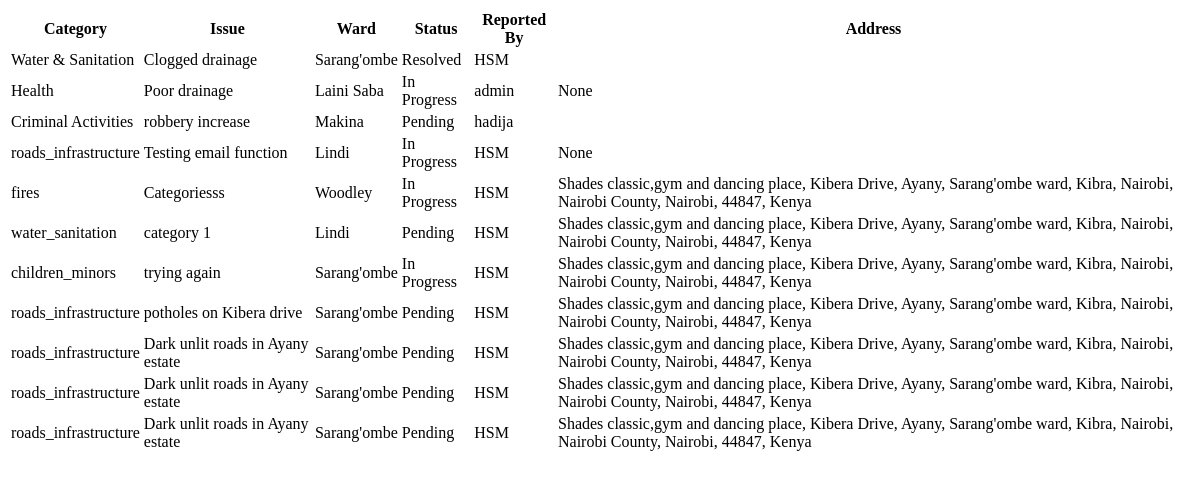
The page /list_issues/ on the database as committed earlier.
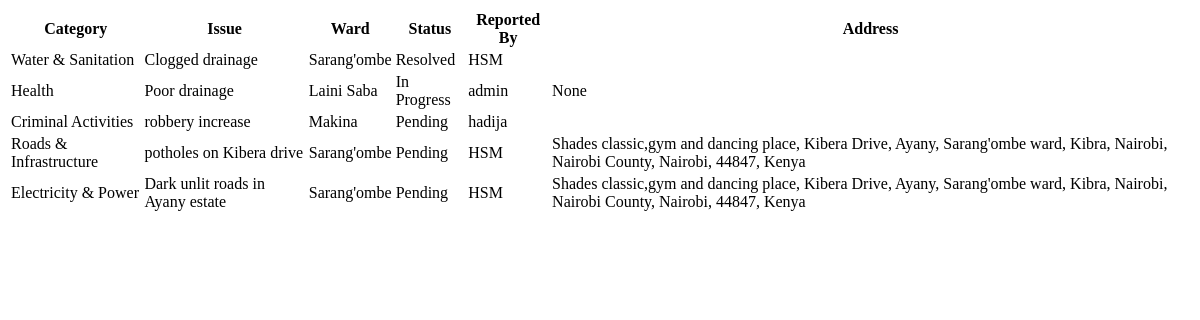
The same page on the database as committed later.
### main/models.py (models this page shows, shortened)
class Issue(DirtyFieldsMixin, models.Model):
    PENDING = 'Pending'
    IN_PROGRESS = 'In Progress'
    RESOLVED = 'Resolved'
    STATUS_CHOICES = [
        (PENDING, 'Pending'),
        (IN_PROGRESS, 'In Progress'),
        (RESOLVED, 'Resolved'),
    ]
    HEALTH = 'Health'
    WATER_SANITATION = 'Water & Sanitation'
    FIRES = 'Fires'
    CHILDREN_MINORS = 'Children & Minors'
    ELECTRICITY_POWER = 'Electricity & Power'
    CRIMINAL_ACTIVITIES = 'Criminal Activities'
    ROADS_INFRASTRUCTURE = 'Roads & Infrastructure'
    CATEGORY_CHOICES = [
        (HEALTH, 'Health'),
        (WATER_SANITATION, 'Water & Sanitation'),
        (FIRES, 'Fires'),
        (CHILDREN_MINORS, 'Children & Minors'),
        (ELECTRICITY_POWER, 'Electricity & Power'),
        (CRIMINAL_ACTIVITIES, 'Criminal Activities'),
        (ROADS_INFRASTRUCTURE, 'Roads & Infrastructure'),
    ]
    issue = models.TextField()  # Description of the issue
    image = models.ImageField(upload_to='issue_images/', blank=True, null=True)  # Image associated with the issue
    ward = models.CharField(max_length=100)  # Ward where the issue is located
    status = models.CharField(max_length=20, choices=STATUS_CHOICES, default=PENDING)  # Status of the issue
    reported_by = models.ForeignKey(User, on_delete=models.CASCADE, null=True, blank=True)  # User who reported the issue
    created_at = models.DateTimeField(auto_now_add=True)  # Timestamp of when the issue was created
    address = models.TextField(blank=True, null=True)  # Address of the issue location
    category = models.CharField(max_length=50, choices=CATEGORY_CHOICES)  # Category of the issue
    progress_report = models.TextField(blank=True, null=True)

### main/views.py (the view)
# urls.py: path('list_issues/', views.list_issues, name='list_issues'),
def list_issues(request):
    issues = Issue.objects.all()
    category_filter = request.GET.get('category')
    if category_filter:
        issues = issues.filter(category=category_filter)
    return render(request, 'list_issues.html', {'issues': issues})

### main/templates/list_issues.html (shortened to what this page needs)
<table>
    <thead>
        <tr>
            <th>Category</th>
            <th>Issue</th>
            <th>Ward</th>
            <th>Status</th>
            <th>Reported By</th>
            <th>Address</th>
        </tr>
    </thead>
    <tbody>
        {% for issue in issues %}
        <tr>
            <td>{{ issue.get_category_display }}</td>
            <td>{{ issue.issue }}</td>
            <td>{{ issue.ward }}</td>
            <td>{{ issue.status }}</td>
            <td>{{ issue.reported_by.username }}</td>
            <td>{{ issue.address }}</td>
        </tr>
        {% empty %}
        <tr>
            <td colspan="7">No issues found</td>
        </tr>
        {% endfor %}
    </tbody>
</table>

Rows that differ between the two databases and show on the page:
removed Issue: category "roads_infrastructure", issue "Testing email function", ward "Lindi", status "In Progress", reported_by.username "HSM", address "None"
removed Issue: category "fires", issue "Categoriesss", ward "Woodley", status "In Progress", reported_by.username "HSM", address "Shades classic,gym and dancing place, Kibera Drive, Ayany, Sarang'ombe ward, Kibra, Nairobi, Nairobi County, Nairobi, 44847, Kenya"
removed Issue: category "water_sanitation", issue "category 1", ward "Lindi", status "Pending", reported_by.username "HSM", address "Shades classic,gym and dancing place, Kibera Drive, Ayany, Sarang'ombe ward, Kibra, Nairobi, Nairobi County, Nairobi, 44847, Kenya"
removed Issue: category "children_minors", issue "trying again", ward "Sarang'ombe", status "In Progress", reported_by.username "HSM", address "Shades classic,gym and dancing place, Kibera Drive, Ayany, Sarang'ombe ward, Kibra, Nairobi, Nairobi County, Nairobi, 44847, Kenya"
removed Issue: category "roads_infrastructure", issue "Dark unlit roads in Ayany estate", ward "Sarang'ombe", status "Pending", reported_by.username "HSM", address "Shades classic,gym and dancing place, Kibera Drive, Ayany, Sarang'ombe ward, Kibra, Nairobi, Nairobi County, Nairobi, 44847, Kenya"
removed Issue: category "roads_infrastructure", issue "Dark unlit roads in Ayany estate", ward "Sarang'ombe", status "Pending", reported_by.username "HSM", address "Shades classic,gym and dancing place, Kibera Drive, Ayany, Sarang'ombe ward, Kibra, Nairobi, Nairobi County, Nairobi, 44847, Kenya"
changed Issue "potholes on Kibera drive": category "roads_infrastructure" → "Roads & Infrastructure"
changed Issue "Dark unlit roads in Ayany estate": category "roads_infrastructure" → "Electricity & Power"
